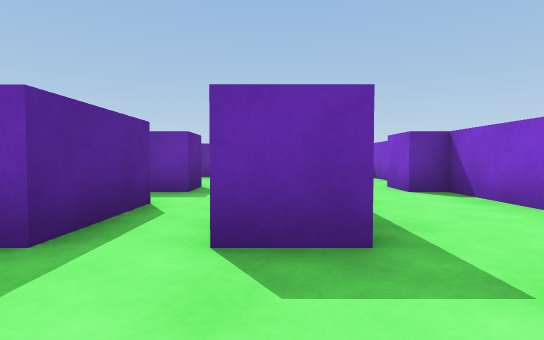
view 1 (above)

24 first-person views from a walk through a 3-D level made in the Unity game engine. The camera is 0.55 m above the floor, tilts 2° down and sees 80° across. The floor is counted in squares, 1 m on a side. Each view is taken from the middle of a square. On the plan, view 1 faces up. The plan holds only what a view shows up to about 9 squares ahead; the rest is blank. The place goes on beyond the plan. The player character is not drawn.

view 2
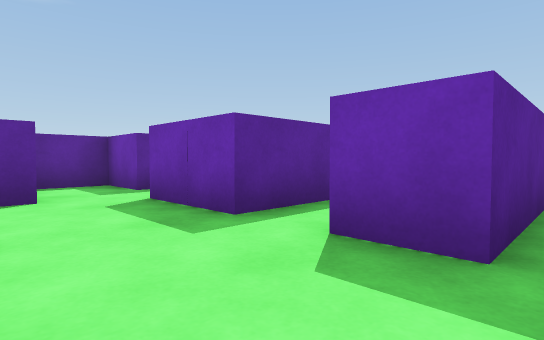

view 3
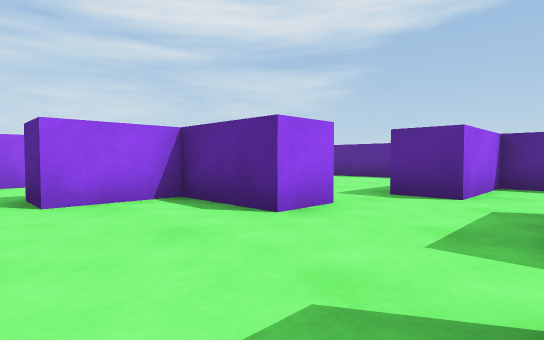

view 4
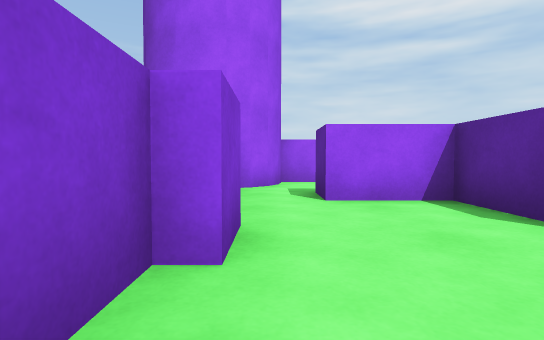

view 5
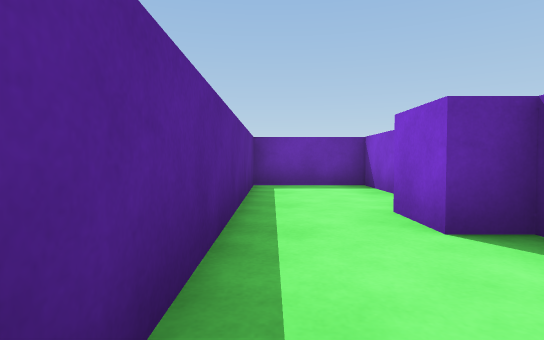

view 6
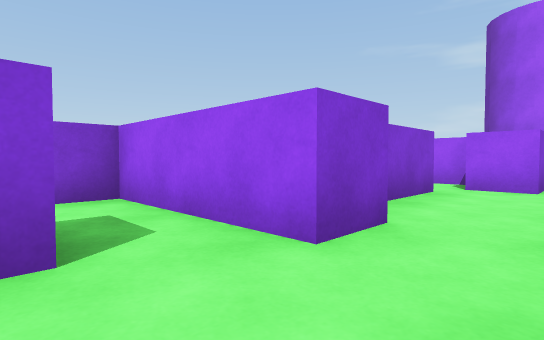

view 7
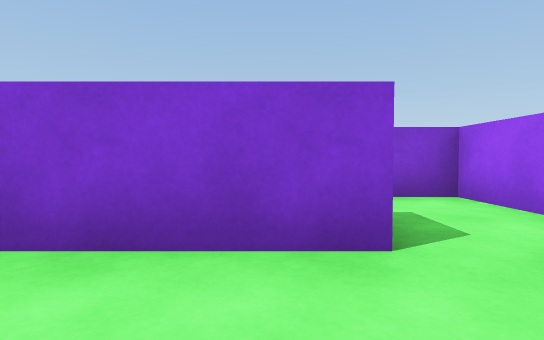

view 8
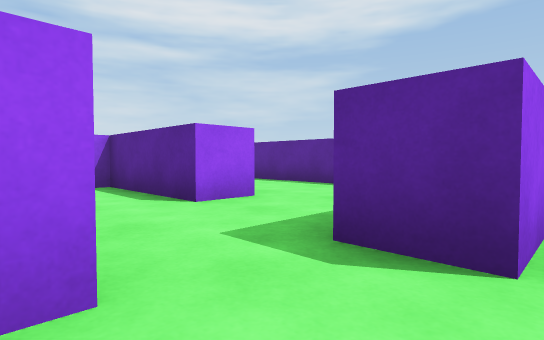

view 9
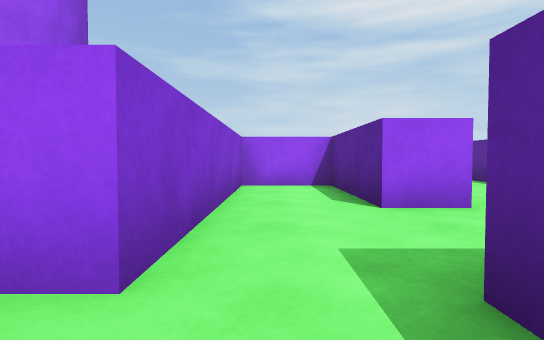

view 10
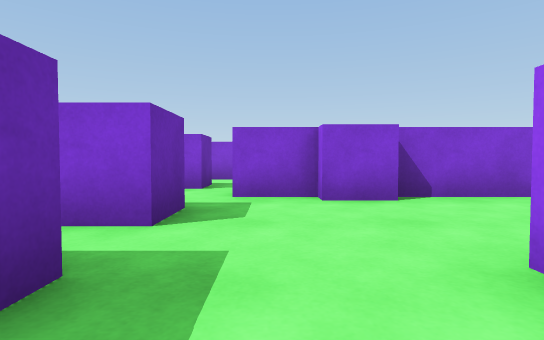

view 11
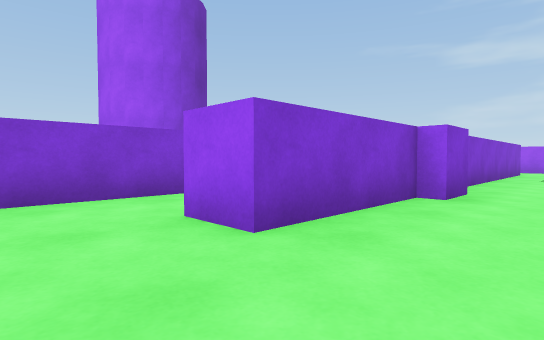

view 12
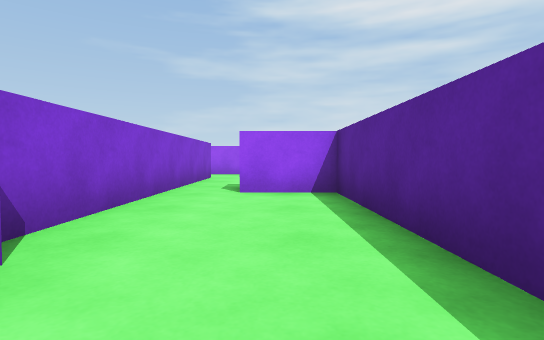

view 13
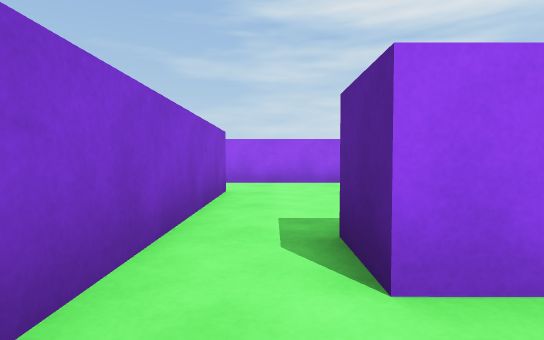

view 14
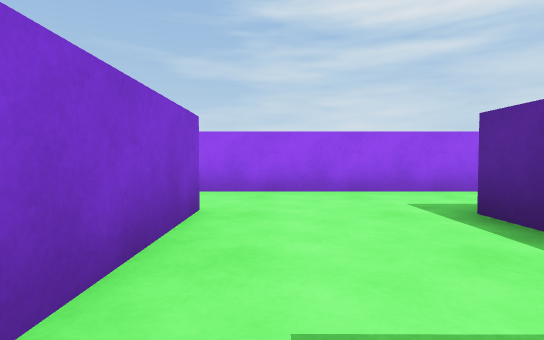

view 15
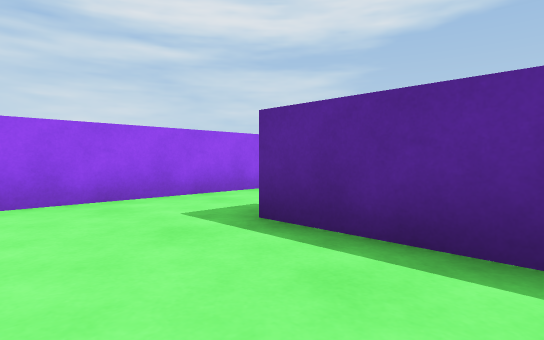

view 16
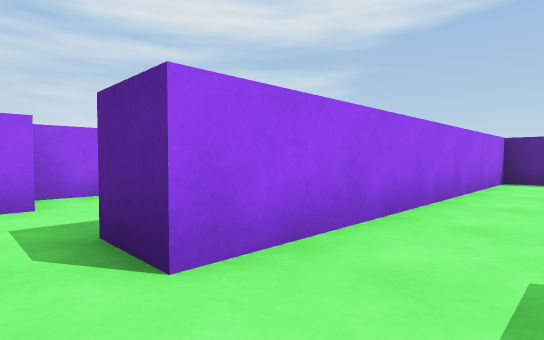

view 17
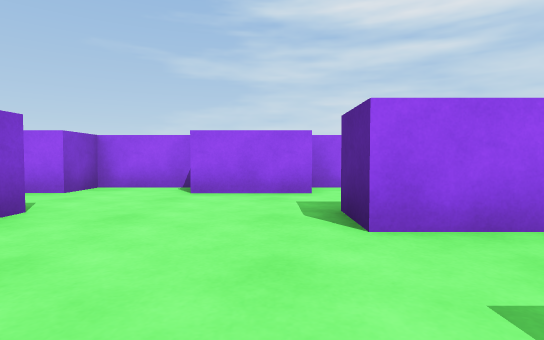

view 18
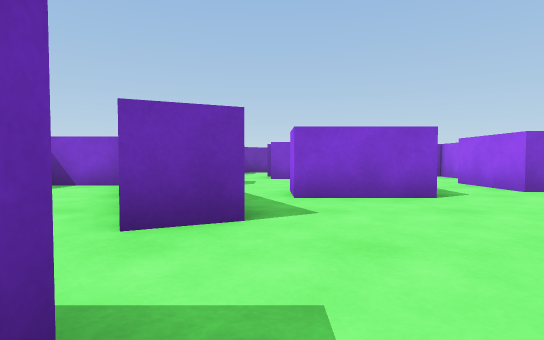

view 19
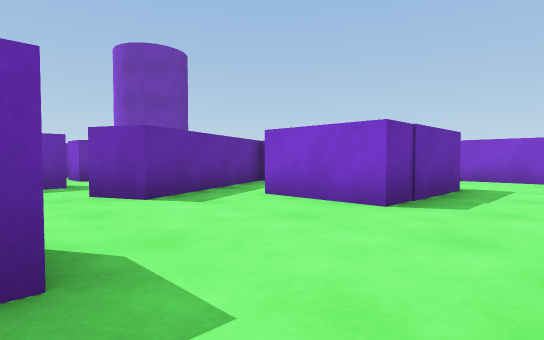

view 20
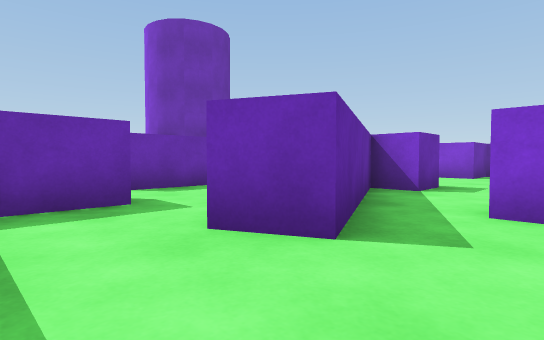

view 21
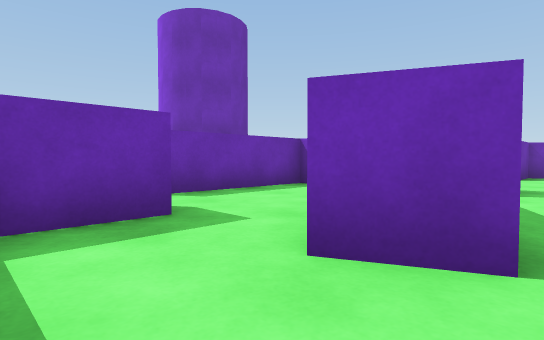

view 22
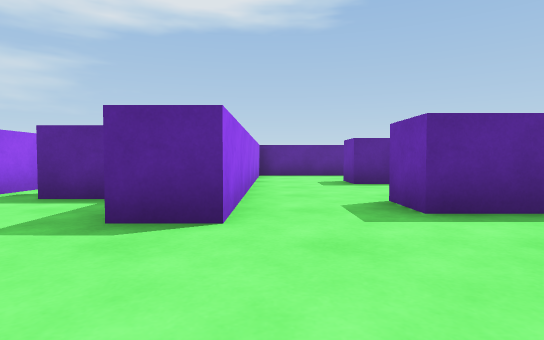

view 23
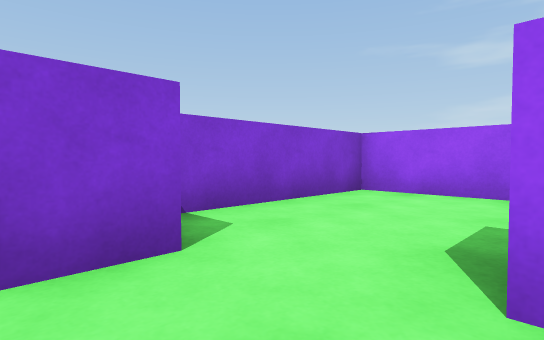

view 24
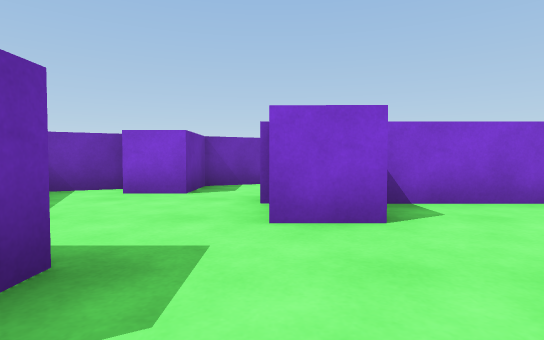

### Floor plan
Points are (right, up) in squares from view 1. A wall is a line through its corners. A room is listed if a view was taken in it or the views show most of it. See-through windows are left out.
Room 1 (views 1, 2, 8, 9, 10)
walls: (1.3, -0.8) (1.3, 0.4); (-2.4, 2) (-3.4, 2); (0.6, 2) (-0.4, 2) (-0.4, 2.8); (1.6, 0.2) (1.6, 1.6); (-3.8, 0.8) (-3.8, -0.2); (1.6, -2.8) (1.6, -0.8); (-4.2, -2.6) (-4.2, -5.7) (-2.4, -5.7) (-2.4, -0.3) (-1.4, -0.3) (-1.4, -1.5); (0.8, -5) (1.1, -4.5) (1.4, -4.2); (-0.1, -5.7) (0.9, -5.7); (-1.4, 6.4) (-1.4, 5.3) (-2.1, 5.3)
ways out: opening at (1, 1) to room 2; opening at (-4.5, -1.5) to room 3; opening at (-1, 6)
objects: other object (-2, 2) to (-2, 4); other object (-1, -3) to (0, -2)
Room 2 (views 3, 4, 5, 6, 7)
walls: (2.9, 2.3) (2.9, 5.3) (2.3, 5.3) (2.3, 6.3) (5.6, 6.3) (5.6, 7.1); (3, 9.7) (0.6, 9.7) (0.6, 2); (1.6, 1.6) (2.6, 1.6)
ways out: opening at (1, 1) to room 1; opening at (3.5, 2)
objects: other object (3, 8) to (4, 9)
Room 3 (views 11, 12, 13, 14, 15)
walls: (-5.6, -6.8) (-5.6, -5.7) (-5.2, -5.7) (-5.2, -2.6) (-4.2, -2.6); (-8.1, -12.1) (-8.1, -14.2) (-9.1, -14.2); (-8.1, -3) (-8.1, -10.2); (-5.2, -14.5) (-5.2, -7); (-9.4, -16.4) (-5.5, -16.4)
ways out: opening at (-4.5, -1.5) to room 1; opening at (-4.5, -15.5) to room 4; opening at (-8.5, -15.5)
objects: other object (-7, -11)
Room 4 (views 16, 17, 18, 19, 20, 21, 22, 23, 24)
walls: (2.6, -13.9) (1.6, -13.9) (1.6, -13) (-2.1, -14.8) (-2.6, -13.8); (-1.5, -20.2) (0.4, -20.2); (-4.2, -13.2) (-4.2, -14.5) (-5.2, -14.5); (2.8, -20.2) (4.9, -20.2) (4.9, -14.8); (-5.5, -16.4) (-3.8, -16.4) (-3.8, -17.5); (-6.9, -20.2) (-3.8, -20.2); (8.1, -14.8) (6.4, -11.2)
ways out: opening at (-4.5, -15.5) to room 3; opening at (-3, -14); opening at (7, -15)
objects: other object (-6, -19) to (-6, -18); other object (-3, -20) to (-2, -19); other object (0, -17) to (1, -16); other object (1, -20) to (2, -19); other object (2, -17); other object (4, -16) to (4, -15); other object (6, -13) to (7, -13)

Positions as (right, up) in squares from view 1, and headings:
1: (0, 0), facing up
2: (1, 0), facing up-left
3: (1, 2), facing down-left
4: (1, 2), facing down
5: (1, 3), facing up
6: (1, 8), facing down-right
7: (1, 3), facing right
8: (-2, 1), facing down-left
9: (-3, 1), facing down
10: (-3, 1), facing right
11: (-7, -1), facing down-right
12: (-7, -5), facing down
13: (-6, -9), facing down
14: (-6, -11), facing down
15: (-6, -12), facing down-left
16: (-3, -15), facing down-left
17: (-3, -14), facing down
18: (-5, -15), facing right
19: (-4, -19), facing up-right
20: (-4, -16), facing up-right
21: (-4, -15), facing up-right
22: (-1, -16), facing left
23: (2, -15), facing down-right
24: (1, -15), facing right
